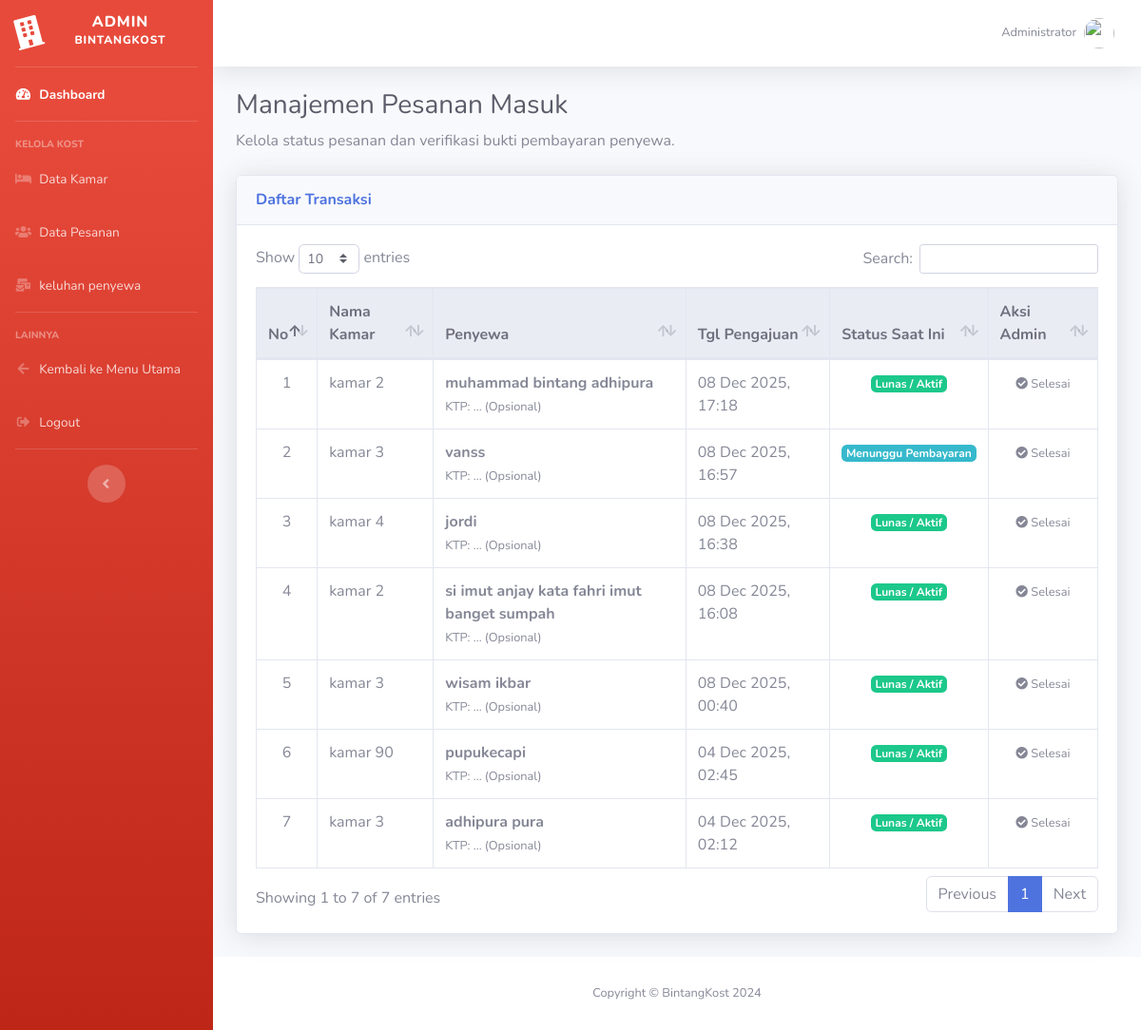
Screenshot of /pages/data_pesanan.php with the database file from the repository.
### tables this page shows
CREATE TABLE `pengajuan_sewa` (
  `id_sewa` int NOT NULL,
  `id_user` int NOT NULL,
  `id_kamar` int NOT NULL,
  `nama_lengkap` varchar(100) NOT NULL,
  `alamat_ktp` text NOT NULL,
  `foto_ktp` varchar(255) NOT NULL,
  `tanggal_pengajuan` datetime NOT NULL DEFAULT CURRENT_TIMESTAMP,
  `status` varchar(50) NOT NULL,
  `bukti_bayar` varchar(255) DEFAULT NULL
);

CREATE TABLE `data_kamar` (
  `id_kamar` int NOT NULL,
  `nama_kamar` varchar(100) NOT NULL,
  `kategori` varchar(100) NOT NULL,
  `deskripsi` varchar(100) NOT NULL,
  `fasilitas` varchar(100) NOT NULL,
  `harga` int NOT NULL,
  `gambar` varchar(100) NOT NULL,
  `ketersediaan` varchar(100) NOT NULL
);

### pages/data_pesanan.php (the view, shortened to what this page needs)
<?php
include '../proses/koneksi.php';
?>
<!DOCTYPE html>
<html lang="id">
<head>
    <link href="../vendor/fontawesome-free/css/all.min.css" rel="stylesheet" type="text/css">
    <link href="css/sb-admin-2.min.css" rel="stylesheet">
    <link href="../vendor/datatables/dataTables.bootstrap4.min.css" rel="stylesheet">
</head>
<body id="page-top">
    <div id="wrapper">
        <ul class="navbar-nav bg-gradient-danger sidebar sidebar-dark accordion" id="accordionSidebar">
            <a class="sidebar-brand d-flex align-items-center justify-content-center" href="dashboard.php">
                <div class="sidebar-brand-icon rotate-n-15">
                    <i class="fas fa-building"></i>
                </div>
                <div class="sidebar-brand-text mx-3">Admin <sup>BintangKost</sup></div>
            </a>
            <hr class="sidebar-divider my-0">
            <li class="nav-item active">
                <a class="nav-link" href="dashboard-admin.php">
                    <i class="fas fa-fw fa-tachometer-alt"></i>
                    <span>Dashboard</span></a>
            </li>
            <hr class="sidebar-divider">
            <div class="sidebar-heading">
                Kelola Kost
            </div>
            <li class="nav-item">
                <a class="nav-link" href="data_kamar.php">
                    <i class="fas fa-fw fa-bed"></i>
                    <span>Data Kamar</span></a>
            </li>
            <li class="nav-item">
                <a class="nav-link" href="data_pesanan.php">
                    <i class="fas fa-fw fa-users"></i>
                    <span>Data Pesanan</span></a>
            </li>
            <li class="nav-item">
                <a class="nav-link" href="keluhan_admin.php">
                    <i class="fas fa-fw fa-mail-bulk"></i>
                    <span>keluhan penyewa</span></a>
            </li>
            <hr class="sidebar-divider">
            <div class="sidebar-heading">
                Lainnya
            </div>
            <li class="nav-item">
                <a class="nav-link" href="index.php">
                    <i class="fas fa-fw fa-arrow-left"></i>
                    <span>Kembali ke Menu Utama</span></a>
            </li>
            <li class="nav-item">
                <a class="nav-link" href="#" data-toggle="modal" data-target="#logoutModal">
                    <i class="fas fa-fw fa-sign-out-alt"></i>
                    <span>Logout</span></a>
            </li>
            <hr class="sidebar-divider d-none d-md-block">
            <div class="text-center d-none d-md-inline">
                <button class="rounded-circle border-0" id="sidebarToggle"></button>
            </div>
        </ul>
        <div id="content-wrapper" class="d-flex flex-column">
            <div id="content">
                <nav class="navbar navbar-expand navbar-light bg-white topbar mb-4 static-top shadow">
                    <ul class="navbar-nav ml-auto">
                        <li class="nav-item dropdown no-arrow">
                            <a class="nav-link dropdown-toggle" href="#" id="userDropdown" role="button" data-toggle="dropdown">
                                <span class="mr-2 d-none d-lg-inline text-gray-600 small">Administrator</span>
                                <img class="img-profile rounded-circle" src="img/undraw_profile.svg">
                            </a>
                        </li>
                    </ul>
                </nav>
                <div class="container-fluid">
                    <h1 class="h3 mb-2 text-gray-800">Manajemen Pesanan Masuk</h1>
                    <p class="mb-4">Kelola status pesanan dan verifikasi bukti pembayaran penyewa.</p>
                    <div class="card shadow mb-4">
                        <div class="card-header py-3">
                            <h6 class="m-0 font-weight-bold text-primary">Daftar Transaksi</h6>
                        </div>
                        <div class="card-body">
                            <div class="table-responsive">
                                <table class="table table-bordered table-hover" id="dataTable" width="100%" cellspacing="0">
                                    <thead class="thead-light">
                                        <tr>
                                            <th>No</th>
                                            <th>Nama Kamar</th>
                                            <th>Penyewa</th>
                                            <th>Tgl Pengajuan</th>
                                            <th>Status Saat Ini</th>
                                            <th>Aksi Admin</th>
                                        </tr>
                                    </thead>
                                    <tbody>
                                        <?php
                                        $query = "SELECT ps.*, k.nama_kamar
                                                  FROM pengajuan_sewa ps
                                                  JOIN data_kamar k ON ps.id_kamar = k.id_kamar
                                                  ORDER BY ps.tanggal_pengajuan DESC";
                                        $result = mysqli_query($koneksi, $query);
                                        $no = 1;
                                        while ($row = mysqli_fetch_assoc($result)) :
                                        ?>
                                        <tr>
                                            <td class="text-center"><?= $no++; ?></td>
                                            <td><?= $row['nama_kamar']; ?></td>
                                            <td>
                                                <strong><?= $row['nama_lengkap']; ?></strong><br>
                                                <small class="text-muted">KTP: ... (Opsional)</small>
                                            </td>
                                            <td><?= date('d M Y, H:i', strtotime($row['tanggal_pengajuan'])); ?></td>
                                            <td class="text-center">
                                                <?php
                                                if ($row['status'] == 'Pending') {
                                                    echo '<span class="badge badge-warning">Menunggu Konfirmasi</span>';
                                                } elseif ($row['status'] == 'Disetujui') {
                                                    echo '<span class="badge badge-info">Menunggu Pembayaran</span>';
                                                } elseif ($row['status'] == 'Menunggu Verifikasi') {
                                                    echo '<span class="badge badge-primary">Cek Bukti Bayar</span>';
                                                } elseif ($row['status'] == 'Lunas') {
                                                    echo '<span class="badge badge-success">Lunas / Aktif</span>';
                                                } else {
                                                    echo '<span class="badge badge-danger">Ditolak</span>';
                                                }
                                                ?>
                                            </td>
                                            <td class="text-center">
                                                <?php if ($row['status'] == 'Pending') : ?>
                                                    <a href="../proses/proses_status.php?id=<?= $row['id_sewa'] ?>&aksi=terima" class="btn btn-success btn-sm" onclick="return confirm('Terima pengajuan ini? User akan diminta upload bukti bayar.')">
                                                        <i class="fas fa-check"></i> Terima
                                                    </a>
                                                    <a href="../proses/proses_status.php?id=<?= $row['id_sewa'] ?>&aksi=tolak" class="btn btn-danger btn-sm" onclick="return confirm('Tolak pengajuan ini?')">
                                                        <i class="fas fa-times"></i> Tolak
                                                    </a>
                                                <?php else : ?>
                                                    <span class="text-muted small"><i class="fas fa-check-circle"></i> Selesai</span>
                                                <?php endif; ?>
                                            </td>
                                        </tr>
                                        <?php endwhile; ?>
                                    </tbody>
                                </table>
                            </div>
                        </div>
                    </div>
                </div>
            </div>
            <footer class="sticky-footer bg-white">
                <div class="container my-auto">
                    <div class="copyright text-center my-auto">
                        <span>Copyright &copy; BintangKost 2024</span>
                    </div>
                </div>
            </footer>
        </div>
    </div>
</body>
</html>

### rows the page displays
pengajuan_sewa: id_kamar.nama_kamar "kamar 2", nama_lengkap "muhammad bintang adhipura", tanggal_pengajuan "08 Dec 2025, 17:18", status "Lunas / Aktif"
pengajuan_sewa: id_kamar.nama_kamar "kamar 3", nama_lengkap "vanss", tanggal_pengajuan "08 Dec 2025, 16:57", status "Menunggu Pembayaran"
pengajuan_sewa: id_kamar.nama_kamar "kamar 4", nama_lengkap "jordi", tanggal_pengajuan "08 Dec 2025, 16:38", status "Lunas / Aktif"
pengajuan_sewa: id_kamar.nama_kamar "kamar 2", nama_lengkap "si imut anjay kata fahri imut banget sumpah", tanggal_pengajuan "08 Dec 2025, 16:08", status "Lunas / Aktif"
pengajuan_sewa: id_kamar.nama_kamar "kamar 3", nama_lengkap "wisam ikbar", tanggal_pengajuan "08 Dec 2025, 00:40", status "Lunas / Aktif"
pengajuan_sewa: id_kamar.nama_kamar "kamar 90", nama_lengkap "pupukecapi", tanggal_pengajuan "04 Dec 2025, 02:45", status "Lunas / Aktif"
pengajuan_sewa: id_kamar.nama_kamar "kamar 3", nama_lengkap "adhipura pura", tanggal_pengajuan "04 Dec 2025, 02:12", status "Lunas / Aktif"
